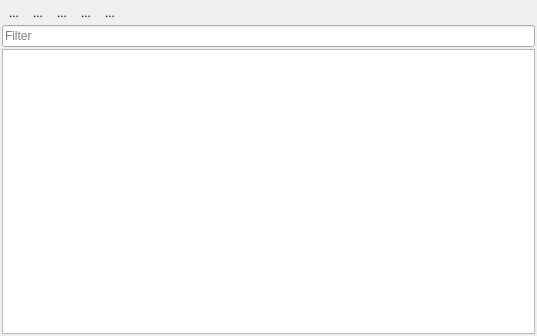
<?xml version="1.0" encoding="UTF-8"?>
<ui version="4.0">
 <class>dataSourcePanel</class>
 <widget class="QDockWidget" name="dataSourcePanel">
  <property name="geometry">
   <rect>
    <x>0</x>
    <y>0</y>
    <width>537</width>
    <height>336</height>
   </rect>
  </property>
  <property name="sizePolicy">
   <sizepolicy hsizetype="Preferred" vsizetype="Preferred">
    <horstretch>0</horstretch>
    <verstretch>0</verstretch>
   </sizepolicy>
  </property>
  <property name="minimumSize">
   <size>
    <width>204</width>
    <height>178</height>
   </size>
  </property>
  <property name="maximumSize">
   <size>
    <width>524287</width>
    <height>524287</height>
   </size>
  </property>
  <property name="windowTitle">
   <string>Data Sources</string>
  </property>
  <widget class="QFrame" name="dockWidgetContentsFrame">
   <property name="sizePolicy">
    <sizepolicy hsizetype="Preferred" vsizetype="Preferred">
     <horstretch>0</horstretch>
     <verstretch>0</verstretch>
    </sizepolicy>
   </property>
   <property name="frameShape">
    <enum>QFrame::NoFrame</enum>
   </property>
   <property name="frameShadow">
    <enum>QFrame::Sunken</enum>
   </property>
   <layout class="QVBoxLayout" name="verticalLayout_2">
    <property name="spacing">
     <number>2</number>
    </property>
    <property name="leftMargin">
     <number>2</number>
    </property>
    <property name="topMargin">
     <number>2</number>
    </property>
    <property name="rightMargin">
     <number>2</number>
    </property>
    <property name="bottomMargin">
     <number>2</number>
    </property>
    <item>
     <layout class="QHBoxLayout" name="horizontalLayout_3">
      <property name="spacing">
       <number>0</number>
      </property>
      <property name="topMargin">
       <number>0</number>
      </property>
      <item>
       <widget class="QToolButton" name="btnAddSource">
        <property name="text">
         <string>...</string>
        </property>
        <property name="icon">
         <iconset>
          <normaloff>:/images/themes/default/mActionAdd.svg</normaloff>:/images/themes/default/mActionAdd.svg</iconset>
        </property>
        <property name="autoRaise">
         <bool>true</bool>
        </property>
       </widget>
      </item>
      <item>
       <widget class="QToolButton" name="btnRemoveSource">
        <property name="text">
         <string>...</string>
        </property>
        <property name="icon">
         <iconset>
          <normaloff>:/images/themes/default/mActionRemove.svg</normaloff>:/images/themes/default/mActionRemove.svg</iconset>
        </property>
        <property name="autoRaise">
         <bool>true</bool>
        </property>
       </widget>
      </item>
      <item>
       <widget class="QToolButton" name="btnCollapse">
        <property name="text">
         <string>...</string>
        </property>
        <property name="icon">
         <iconset>
          <normaloff>:/images/themes/default/mActionCollapseTree.svg</normaloff>:/images/themes/default/mActionCollapseTree.svg</iconset>
        </property>
        <property name="popupMode">
         <enum>QToolButton::DelayedPopup</enum>
        </property>
        <property name="autoRaise">
         <bool>true</bool>
        </property>
       </widget>
      </item>
      <item>
       <widget class="QToolButton" name="btnExpand">
        <property name="text">
         <string>...</string>
        </property>
        <property name="icon">
         <iconset>
          <normaloff>:/images/themes/default/mActionExpandTree.svg</normaloff>:/images/themes/default/mActionExpandTree.svg</iconset>
        </property>
        <property name="popupMode">
         <enum>QToolButton::DelayedPopup</enum>
        </property>
        <property name="autoRaise">
         <bool>true</bool>
        </property>
       </widget>
      </item>
      <item>
       <widget class="QToolButton" name="btnSync">
        <property name="text">
         <string>...</string>
        </property>
        <property name="icon">
         <iconset>
          <normaloff>:/images/themes/default/providerQgis.svg</normaloff>:/images/themes/default/providerQgis.svg</iconset>
        </property>
        <property name="popupMode">
         <enum>QToolButton::DelayedPopup</enum>
        </property>
        <property name="autoRaise">
         <bool>true</bool>
        </property>
       </widget>
      </item>
      <item>
       <spacer name="horizontalSpacer">
        <property name="orientation">
         <enum>Qt::Horizontal</enum>
        </property>
        <property name="sizeHint" stdset="0">
         <size>
          <width>0</width>
          <height>20</height>
         </size>
        </property>
       </spacer>
      </item>
     </layout>
    </item>
    <item>
     <widget class="QgsFilterLineEdit" name="tbFilterText">
      <property name="sizePolicy">
       <sizepolicy hsizetype="Expanding" vsizetype="Fixed">
        <horstretch>1</horstretch>
        <verstretch>0</verstretch>
       </sizepolicy>
      </property>
      <property name="placeholderText">
       <string>Filter</string>
      </property>
      <property name="qgisRelation" stdset="0">
       <string notr="true"/>
      </property>
     </widget>
    </item>
    <item>
     <widget class="DataSourceManagerTreeView" name="mDataSourceManagerTreeView">
      <property name="sizePolicy">
       <sizepolicy hsizetype="Preferred" vsizetype="Preferred">
        <horstretch>0</horstretch>
        <verstretch>2</verstretch>
       </sizepolicy>
      </property>
      <property name="minimumSize">
       <size>
        <width>0</width>
        <height>0</height>
       </size>
      </property>
      <property name="sizeAdjustPolicy">
       <enum>QAbstractScrollArea::AdjustToContents</enum>
      </property>
      <property name="dragEnabled">
       <bool>true</bool>
      </property>
      <property name="dragDropOverwriteMode">
       <bool>true</bool>
      </property>
      <property name="dragDropMode">
       <enum>QAbstractItemView::DragDrop</enum>
      </property>
      <property name="defaultDropAction">
       <enum>Qt::CopyAction</enum>
      </property>
      <property name="alternatingRowColors">
       <bool>true</bool>
      </property>
      <property name="selectionMode">
       <enum>QAbstractItemView::ExtendedSelection</enum>
      </property>
      <property name="indentation">
       <number>12</number>
      </property>
      <property name="expandsOnDoubleClick">
       <bool>true</bool>
      </property>
      <attribute name="headerStretchLastSection">
       <bool>true</bool>
      </attribute>
     </widget>
    </item>
   </layout>
  </widget>
  <action name="actionAddDataSource">
   <property name="icon">
    <iconset>
     <normaloff>:/images/themes/default/mActionAdd.svg</normaloff>:/images/themes/default/mActionAdd.svg</iconset>
   </property>
   <property name="text">
    <string>Add Data Source</string>
   </property>
   <property name="toolTip">
    <string>Adds a data sourc, e.g. raster or vector file</string>
   </property>
  </action>
  <action name="actionRemoveDataSource">
   <property name="icon">
    <iconset>
     <normaloff>:/images/themes/default/mActionRemove.svg</normaloff>:/images/themes/default/mActionRemove.svg</iconset>
   </property>
   <property name="text">
    <string>RemoveDataSource</string>
   </property>
  </action>
  <action name="actionSyncWithQGIS">
   <property name="icon">
    <iconset>
     <normaloff>:/images/themes/default/providerQgis.svg</normaloff>:/images/themes/default/providerQgis.svg</iconset>
   </property>
   <property name="text">
    <string>Sync</string>
   </property>
   <property name="toolTip">
    <string>Add data sources that are opened in QGIS</string>
   </property>
  </action>
  <action name="actionCollapseTreeNodes">
   <property name="icon">
    <iconset>
     <normaloff>:/images/themes/default/mActionCollapseTree.svg</normaloff>:/images/themes/default/mActionCollapseTree.svg</iconset>
   </property>
   <property name="text">
    <string>Collapse Tree Nodes</string>
   </property>
  </action>
  <action name="actionExpandTreeNodes">
   <property name="icon">
    <iconset>
     <normaloff>:/images/themes/default/mActionExpandTree.svg</normaloff>:/images/themes/default/mActionExpandTree.svg</iconset>
   </property>
   <property name="text">
    <string>Expand Tree Nodes</string>
   </property>
  </action>
 </widget>
 <customwidgets>
  <customwidget>
   <class>QgsFilterLineEdit</class>
   <extends>QLineEdit</extends>
   <header>qgsfilterlineedit.h</header>
  </customwidget>
  <customwidget>
   <class>DataSourceManagerTreeView</class>
   <extends>QTreeView</extends>
   <header>enmapbox.gui.datasources.manager</header>
  </customwidget>
 </customwidgets>
 <resources>
  <include location="../../enmapboxresources.qrc"/>
  <include location="../../../../../QGIS/images/images.qrc"/>
 </resources>
 <connections/>
</ui>
